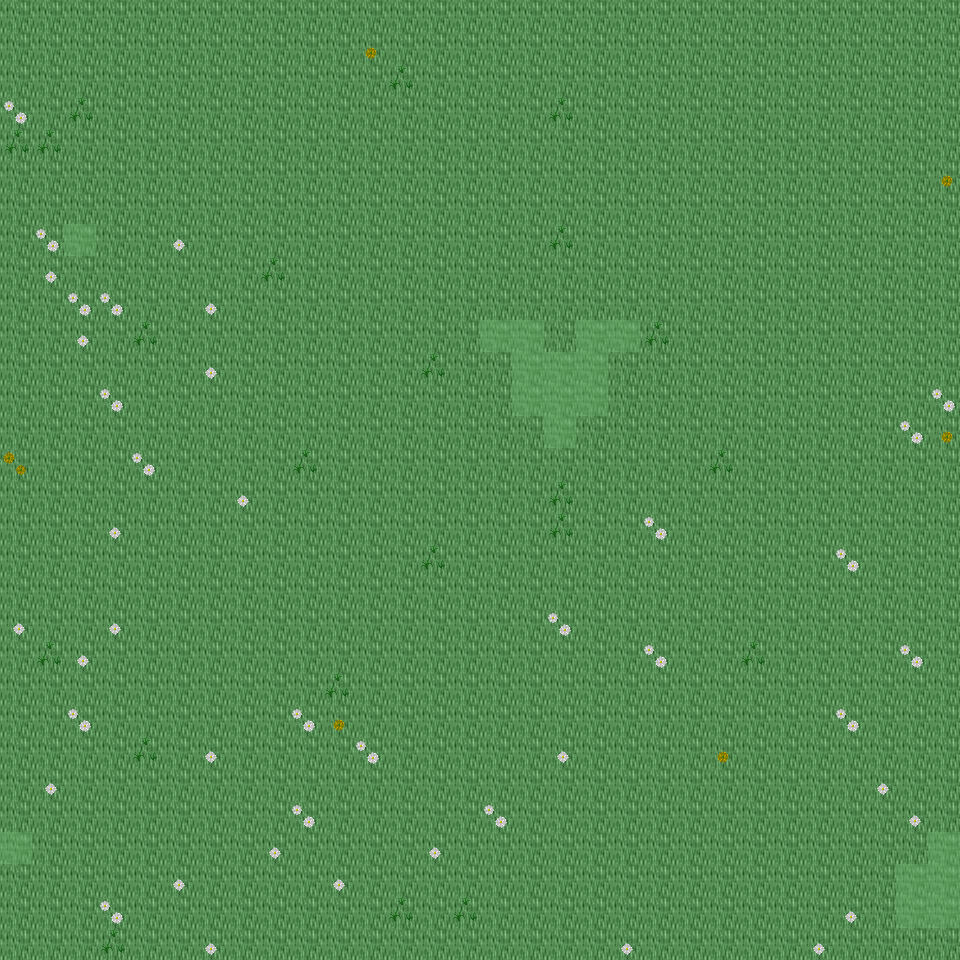

A 2D game scene composited from a Tiled map and its tileset images. What follows is a short description and the map's XML, with each tile layer's data collapsed to a summary:
An orthogonal 30x30 tile map with 32x32 px tiles, 6 tile layers (Ground, Object, Object2, Above, ...), 13 tilesets and 3 objects (3x mapExit).

<map version="1.0" orientation="orthogonal" renderorder="right-down" width="30" height="30" tilewidth="32" tileheight="32" nextobjectid="4">
  <tileset firstgid="1" name="tileset_ground_ground" tilewidth="32" tileheight="32" tilecount="33" columns="3">
    <image source="../drawable/tileset_ground_ground.png" width="96" height="352" />
  </tileset>
  <tileset firstgid="34" name="tileset_plant_grasses" tilewidth="32" tileheight="32" tilecount="6" columns="3">
    <image source="../drawable/tileset_plant_grasses.png" width="96" height="64" />
  </tileset>
  <tileset firstgid="40" name="tileset_plant_flower_daisy_white" tilewidth="32" tileheight="32" tilecount="8" columns="2">
    <image source="../drawable/tileset_plant_flower_daisy_white.png" width="64" height="128" />
  </tileset>
  <tileset firstgid="48" name="tileset_plant_flower_daisy_yellow" tilewidth="32" tileheight="32" tilecount="8" columns="2">
    <image source="../drawable/tileset_plant_flower_daisy_yellow.png" width="64" height="128" />
  </tileset>
  <tileset firstgid="56" name="tileset_plant_bush_bushes" tilewidth="32" tileheight="32" tilecount="10" columns="5">
    <image source="../drawable/tileset_plant_bush_bushes.png" width="160" height="64" />
  </tileset>
  <tileset firstgid="66" name="tileset_plant_tree_tree_darkgreen" tilewidth="32" tileheight="32" tilecount="88" columns="8">
    <image source="../drawable/tileset_plant_tree_tree_darkgreen.png" width="256" height="352" />
  </tileset>
  <tileset firstgid="154" name="tileset_logic_creature_elf" tilewidth="32" tileheight="32" tilecount="16" columns="8">
    <image source="../drawable/tileset_logic_creature_elf.png" width="256" height="64" />
  </tileset>
  <tileset firstgid="170" name="tileset_logic_creature_rodent" tilewidth="32" tileheight="32" tilecount="8" columns="8">
    <image source="../drawable/tileset_logic_creature_rodent.png" width="256" height="32" />
  </tileset>
  <tileset firstgid="178" name="tileset_logic_creature_animal" tilewidth="32" tileheight="32" tilecount="32" columns="8">
    <image source="../drawable/tileset_logic_creature_animal.png" width="256" height="128" />
  </tileset>
  <tileset firstgid="210" name="tileset_logic_item_resources" tilewidth="32" tileheight="32" tilecount="6" columns="6">
    <image source="../drawable/tileset_logic_item_resources.png" width="192" height="32" />
  </tileset>
  <tileset firstgid="216" name="tileset_logic_item_mushroom" tilewidth="32" tileheight="32" tilecount="6" columns="6">
    <image source="../drawable/tileset_logic_item_mushroom.png" width="192" height="32" />
  </tileset>
  <tileset firstgid="222" name="tileset_logic_collision" tilewidth="32" tileheight="32" tilecount="1" columns="1">
    <image source="../drawable/tileset_logic_collision.png" width="32" height="32" />
  </tileset>
  <tileset firstgid="223" name="tileset_logic_item_herb" tilewidth="32" tileheight="32" tilecount="5" columns="5">
    <image source="../drawable/tileset_logic_item_herb.png" width="160" height="32" />
  </tileset>
  <layer name="Ground" width="30" height="30">
    <data>[900 cells, 900 non-empty, 1 distinct tile ids]</data>
  </layer>
  <layer name="Object" width="30" height="30">
    <data>[900 cells, 89 non-empty, 8 distinct tile ids]</data>
  </layer>
  <layer name="Object2" width="30" height="30">
    <data>[900 cells, 0 non-empty, 0 distinct tile ids]</data>
  </layer>
  <layer name="Above" width="30" height="30">
    <data>[900 cells, 0 non-empty, 0 distinct tile ids]</data>
  </layer>
  <layer name="Above2" width="30" height="30">
    <data>[900 cells, 0 non-empty, 0 distinct tile ids]</data>
  </layer>
  <layer name="Walkable" width="30" height="30">
    <data>[900 cells, 18 non-empty, 1 distinct tile ids]</data>
  </layer>
  <objectgroup name="MapEvents">
    <object id="1" name="south" type="mapExit" x="0" y="928" width="960" height="32">
      <properties>
        <property name="map" value="level_0_x140_y26" />
        <property name="x" value="0" />
        <property name="y" value="1" />
      </properties>
    </object>
    <object id="2" name="west" type="mapExit" x="0" y="0" width="32" height="832">
      <properties>
        <property name="map" value="level_0_x139_y25" />
        <property name="x" value="28" />
        <property name="y" value="0" />
      </properties>
    </object>
    <object id="3" name="west2" type="mapExit" x="0" y="864" width="32" height="96">
      <properties>
        <property name="map" value="level_0_x139_y25" />
        <property name="x" value="28" />
        <property name="y" value="27" />
      </properties>
    </object>
  </objectgroup>
</map>
